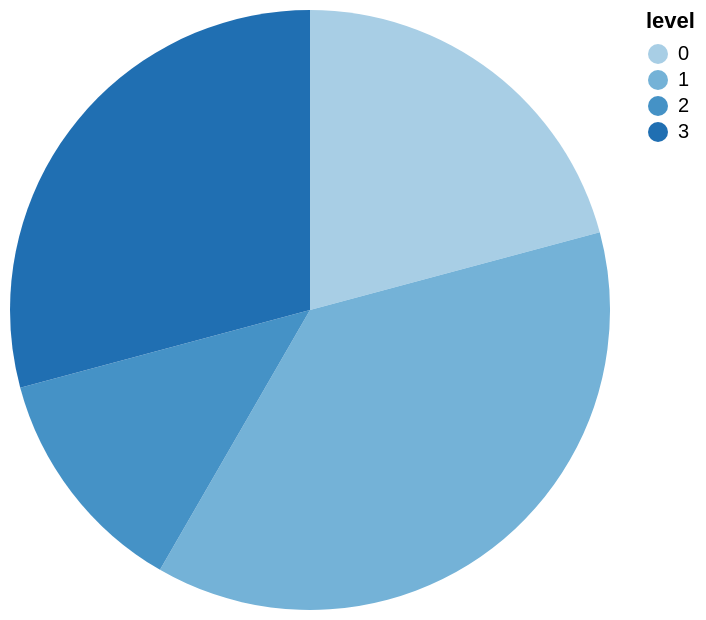

Write the Vega-Lite specification saved for this chart.
### Vega-Lite specification from a JSON file in a GitHub repository (floating-point values rounded to 4 significant figures)
{"data": {"values": [{"level": "0", "n": 5}, {"level": "1", "n": 9}, {"level": "2", "n": 3}, {"level": "3", "n": 7}]}, "mark": "arc", "encoding": {"theta": {"field": "n", "type": "quantitative"}, "color": {"field": "level", "type": "ordinal"}}}
